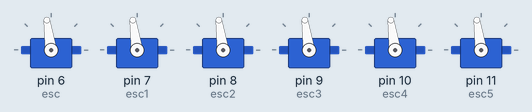
Simulated run of this sketch. Board: Arduino Uno, built with avr-gcc and run on an emulated ATmega328P. Parts: 6 × servo.

Above: at 2.1 s.
Timing chart, 0 to 3.6 s (numbered marks = the images above):
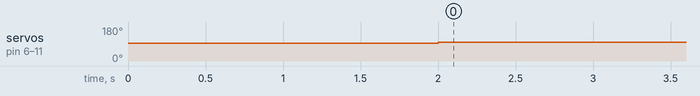

The sketch:

thrusterstest.ino
```cpp
#include <Servo.h>

Servo esc;
Servo esc1;
Servo esc2;
Servo esc3;
Servo esc4;
Servo esc5;

void setup()
{
esc.attach(6);
esc1.attach(7);
esc2.attach(8);
esc3.attach(9);
esc4.attach(10);
esc5.attach(11);
esc.writeMicroseconds(1500); // send "stop" signal to ESC
esc1.writeMicroseconds(1500);
esc2.writeMicroseconds(1500);
esc3.writeMicroseconds(1500);
esc4.writeMicroseconds(1500);
esc5.writeMicroseconds(1500);
delay(2000);
}

void loop()
{
int signal = 1550; // Set signal value, which should be between 1100 and 1900
esc.writeMicroseconds(signal);
esc1.writeMicroseconds(signal);
esc2.writeMicroseconds(signal);
esc3.writeMicroseconds(signal);
esc4.writeMicroseconds(signal);
esc5.writeMicroseconds(signal);
}
```

Measured:
- by itself, servo on pin 6 (esc), servo on pin 7 (esc1), servo on pin 8 (esc2), servo on pin 9 (esc3), servo on pin 10 (esc4), servo on pin 11 (esc5): 93° → 98° at 2.0 s
